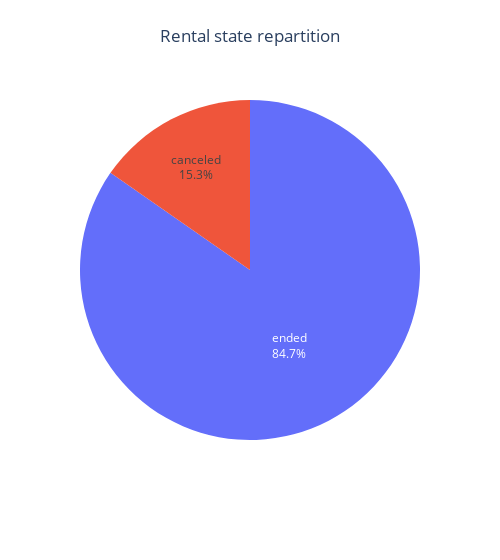

Notebook source saved alongside this figure:
### Code cell
# Distribution of rental states

fig = px.pie(df_merged, names='state', width=500)
fig.update_traces(
    textinfo='percent+label',
)

fig.update_layout(
    title={
        'text': 'Rental state repartition',
        'x': 0.5, 
        'xanchor': 'center',
        'yanchor': 'top'
    },
    showlegend=False
)
fig.show()

### Figure 1 — Plotly figure (JSON) as saved in the notebook; plotly's stock layout.template omitted (floating-point values rounded to 4 significant figures; data arrays with more than 128 entries replaced by an {"elided": "..."} marker saying what was removed)
{"data": [{"domain": {"x": [0, 1], "y": [0, 1]}, "hovertemplate": "state=%{label}<extra></extra>", "labels": {"elided": "21310 str values"}, "legendgroup": "", "name": "", "showlegend": true, "textinfo": "percent+label", "type": "pie"}], "layout": {"legend": {"tracegroupgap": 0}, "margin": {"t": 60}, "showlegend": false, "title": {"text": "Rental state repartition", "x": 0.5, "xanchor": "center", "yanchor": "top"}, "width": 500}}
